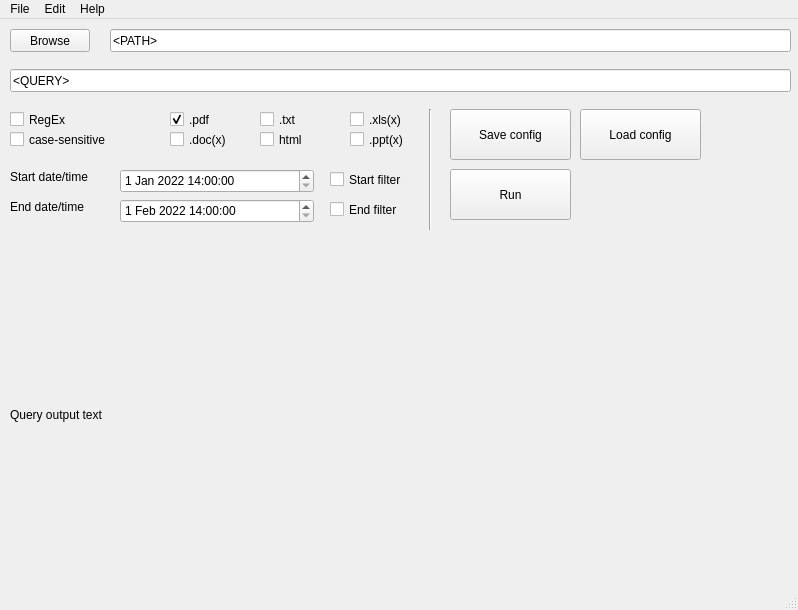
<?xml version="1.0" encoding="UTF-8"?>
<ui version="4.0">
 <class>MainWindow</class>
 <widget class="QMainWindow" name="MainWindow">
  <property name="geometry">
   <rect>
    <x>0</x>
    <y>0</y>
    <width>798</width>
    <height>610</height>
   </rect>
  </property>
  <property name="windowTitle">
   <string>MainWindow</string>
  </property>
  <widget class="QWidget" name="centralwidget">
   <widget class="QLabel" name="label_output">
    <property name="geometry">
     <rect>
      <x>10</x>
      <y>240</y>
      <width>771</width>
      <height>311</height>
     </rect>
    </property>
    <property name="text">
     <string>Query output text</string>
    </property>
   </widget>
   <widget class="QLineEdit" name="lineEdit_path">
    <property name="geometry">
     <rect>
      <x>110</x>
      <y>10</y>
      <width>681</width>
      <height>23</height>
     </rect>
    </property>
    <property name="text">
     <string>&lt;PATH&gt;</string>
    </property>
   </widget>
   <widget class="QLineEdit" name="lineEdit_query">
    <property name="geometry">
     <rect>
      <x>10</x>
      <y>50</y>
      <width>781</width>
      <height>23</height>
     </rect>
    </property>
    <property name="text">
     <string>&lt;QUERY&gt;</string>
    </property>
   </widget>
   <widget class="QPushButton" name="pushButton_browse">
    <property name="geometry">
     <rect>
      <x>10</x>
      <y>10</y>
      <width>80</width>
      <height>23</height>
     </rect>
    </property>
    <property name="text">
     <string>Browse</string>
    </property>
   </widget>
   <widget class="QCheckBox" name="checkBox_regex">
    <property name="geometry">
     <rect>
      <x>10</x>
      <y>90</y>
      <width>85</width>
      <height>21</height>
     </rect>
    </property>
    <property name="text">
     <string>RegEx</string>
    </property>
   </widget>
   <widget class="QCheckBox" name="checkBox_case_sensitive">
    <property name="geometry">
     <rect>
      <x>10</x>
      <y>110</y>
      <width>111</width>
      <height>21</height>
     </rect>
    </property>
    <property name="text">
     <string>case-sensitive</string>
    </property>
   </widget>
   <widget class="QCheckBox" name="checkBox_file_format_pdf">
    <property name="geometry">
     <rect>
      <x>170</x>
      <y>90</y>
      <width>85</width>
      <height>21</height>
     </rect>
    </property>
    <property name="autoFillBackground">
     <bool>false</bool>
    </property>
    <property name="text">
     <string>.pdf</string>
    </property>
    <property name="checked">
     <bool>true</bool>
    </property>
    <property name="tristate">
     <bool>false</bool>
    </property>
   </widget>
   <widget class="QCheckBox" name="checkBox_file_format_docx">
    <property name="geometry">
     <rect>
      <x>170</x>
      <y>110</y>
      <width>85</width>
      <height>21</height>
     </rect>
    </property>
    <property name="text">
     <string>.doc(x)</string>
    </property>
   </widget>
   <widget class="QCheckBox" name="checkBox_file_format_txt">
    <property name="geometry">
     <rect>
      <x>260</x>
      <y>90</y>
      <width>85</width>
      <height>21</height>
     </rect>
    </property>
    <property name="text">
     <string>.txt</string>
    </property>
   </widget>
   <widget class="QCheckBox" name="checkBox_file_format_html">
    <property name="geometry">
     <rect>
      <x>260</x>
      <y>110</y>
      <width>85</width>
      <height>21</height>
     </rect>
    </property>
    <property name="text">
     <string>html</string>
    </property>
   </widget>
   <widget class="QCheckBox" name="checkBox_file_format_xlsx">
    <property name="geometry">
     <rect>
      <x>350</x>
      <y>90</y>
      <width>85</width>
      <height>21</height>
     </rect>
    </property>
    <property name="text">
     <string>.xls(x)</string>
    </property>
   </widget>
   <widget class="QCheckBox" name="checkBox_file_format_pptx">
    <property name="geometry">
     <rect>
      <x>350</x>
      <y>110</y>
      <width>85</width>
      <height>21</height>
     </rect>
    </property>
    <property name="text">
     <string>.ppt(x)</string>
    </property>
   </widget>
   <widget class="QDateTimeEdit" name="dateTimeEdit_filter_start_time">
    <property name="geometry">
     <rect>
      <x>120</x>
      <y>150</y>
      <width>194</width>
      <height>24</height>
     </rect>
    </property>
    <property name="dateTime">
     <datetime>
      <hour>14</hour>
      <minute>0</minute>
      <second>0</second>
      <year>2022</year>
      <month>1</month>
      <day>1</day>
     </datetime>
    </property>
   </widget>
   <widget class="QLabel" name="label_filter_time_start">
    <property name="geometry">
     <rect>
      <x>10</x>
      <y>150</y>
      <width>101</width>
      <height>16</height>
     </rect>
    </property>
    <property name="text">
     <string>Start date/time</string>
    </property>
   </widget>
   <widget class="QLabel" name="label_filter_time_end">
    <property name="geometry">
     <rect>
      <x>10</x>
      <y>180</y>
      <width>101</width>
      <height>16</height>
     </rect>
    </property>
    <property name="text">
     <string>End date/time</string>
    </property>
   </widget>
   <widget class="QDateTimeEdit" name="dateTimeEdit_filter_end_time">
    <property name="geometry">
     <rect>
      <x>120</x>
      <y>180</y>
      <width>194</width>
      <height>24</height>
     </rect>
    </property>
    <property name="dateTime">
     <datetime>
      <hour>14</hour>
      <minute>0</minute>
      <second>0</second>
      <year>2022</year>
      <month>2</month>
      <day>1</day>
     </datetime>
    </property>
   </widget>
   <widget class="QCheckBox" name="checkBox_filter_start_time">
    <property name="geometry">
     <rect>
      <x>330</x>
      <y>150</y>
      <width>81</width>
      <height>21</height>
     </rect>
    </property>
    <property name="text">
     <string>Start filter</string>
    </property>
   </widget>
   <widget class="QCheckBox" name="checkBox_filter_end_time">
    <property name="geometry">
     <rect>
      <x>330</x>
      <y>180</y>
      <width>81</width>
      <height>21</height>
     </rect>
    </property>
    <property name="text">
     <string>End filter</string>
    </property>
   </widget>
   <widget class="Line" name="line_2">
    <property name="geometry">
     <rect>
      <x>420</x>
      <y>90</y>
      <width>20</width>
      <height>121</height>
     </rect>
    </property>
    <property name="orientation">
     <enum>Qt::Vertical</enum>
    </property>
   </widget>
   <widget class="QPushButton" name="pushButton_save_config">
    <property name="geometry">
     <rect>
      <x>450</x>
      <y>90</y>
      <width>121</width>
      <height>51</height>
     </rect>
    </property>
    <property name="text">
     <string>Save config</string>
    </property>
   </widget>
   <widget class="QPushButton" name="pushButton_load_config">
    <property name="geometry">
     <rect>
      <x>580</x>
      <y>90</y>
      <width>121</width>
      <height>51</height>
     </rect>
    </property>
    <property name="text">
     <string>Load config</string>
    </property>
   </widget>
   <widget class="QPushButton" name="pushButton_run">
    <property name="geometry">
     <rect>
      <x>450</x>
      <y>150</y>
      <width>121</width>
      <height>51</height>
     </rect>
    </property>
    <property name="text">
     <string>Run</string>
    </property>
   </widget>
  </widget>
  <widget class="QMenuBar" name="menubar">
   <property name="geometry">
    <rect>
     <x>0</x>
     <y>0</y>
     <width>798</width>
     <height>20</height>
    </rect>
   </property>
   <widget class="QMenu" name="menuFile">
    <property name="title">
     <string>File</string>
    </property>
    <addaction name="actionOpen_directory"/>
    <addaction name="actionSave"/>
    <addaction name="actionExit"/>
   </widget>
   <widget class="QMenu" name="menuEdit">
    <property name="title">
     <string>Edit</string>
    </property>
   </widget>
   <widget class="QMenu" name="menuHelp">
    <property name="title">
     <string>Help</string>
    </property>
   </widget>
   <addaction name="menuFile"/>
   <addaction name="menuEdit"/>
   <addaction name="menuHelp"/>
  </widget>
  <widget class="QStatusBar" name="statusbar"/>
  <action name="actionOpen_directory">
   <property name="text">
    <string>Open</string>
   </property>
  </action>
  <action name="actionSave">
   <property name="text">
    <string>Save</string>
   </property>
  </action>
  <action name="actionExit">
   <property name="text">
    <string>Exit</string>
   </property>
  </action>
 </widget>
 <resources/>
 <connections/>
</ui>
